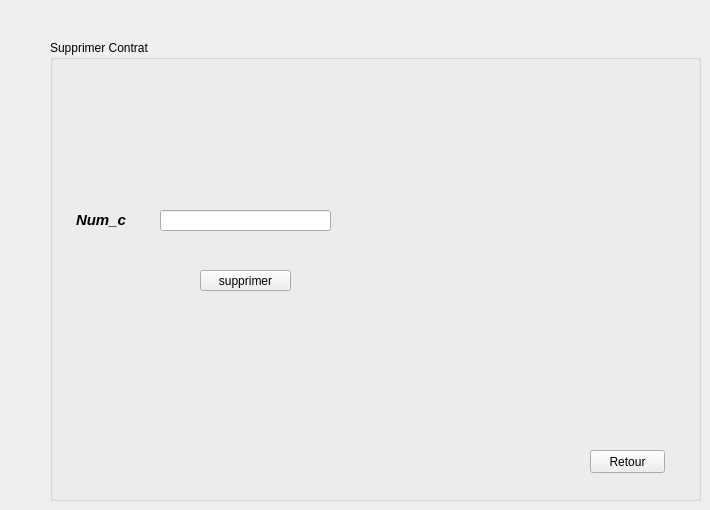
    <widget class="QWidget" name="page_7">
     <widget class="QGroupBox" name="groupBox_6">
      <property name="geometry">
       <rect>
        <x>50</x>
        <y>40</y>
        <width>651</width>
        <height>461</height>
       </rect>
      </property>
      <property name="title">
       <string>Supprimer Contrat</string>
      </property>
      <widget class="QLabel" name="label_21">
       <property name="geometry">
        <rect>
         <x>330</x>
         <y>20</y>
         <width>301</width>
         <height>201</height>
        </rect>
       </property>
       <property name="text">
        <string/>
       </property>
       <property name="pixmap">
        <pixmap>../c qt/Capture.PNG</pixmap>
       </property>
       <property name="scaledContents">
        <bool>true</bool>
       </property>
      </widget>
      <widget class="QLineEdit" name="lineEdit_supn">
       <property name="geometry">
        <rect>
         <x>110</x>
         <y>170</y>
         <width>171</width>
         <height>21</height>
        </rect>
       </property>
      </widget>
      <widget class="QPushButton" name="pushButton_17">
       <property name="geometry">
        <rect>
         <x>150</x>
         <y>230</y>
         <width>91</width>
         <height>21</height>
        </rect>
       </property>
       <property name="text">
        <string>supprimer</string>
       </property>
      </widget>
      <widget class="QPushButton" name="pushButton_18">
       <property name="geometry">
        <rect>
         <x>540</x>
         <y>410</y>
         <width>75</width>
         <height>23</height>
        </rect>
       </property>
       <property name="text">
        <string>Retour</string>
       </property>
      </widget>
      <widget class="QLabel" name="label_12">
       <property name="geometry">
        <rect>
         <x>26</x>
         <y>170</y>
         <width>71</width>
         <height>21</height>
        </rect>
       </property>
       <property name="text">
        <string>&lt;html&gt;&lt;head/&gt;&lt;body&gt;&lt;p&gt;&lt;span style=&quot; font-size:11pt; font-weight:600; font-style:italic;&quot;&gt;Num_c&lt;/span&gt;&lt;/p&gt;&lt;/body&gt;&lt;/html&gt;</string>
       </property>
       <property name="scaledContents">
        <bool>true</bool>
       </property>
      </widget>
     </widget>
    </widget>
